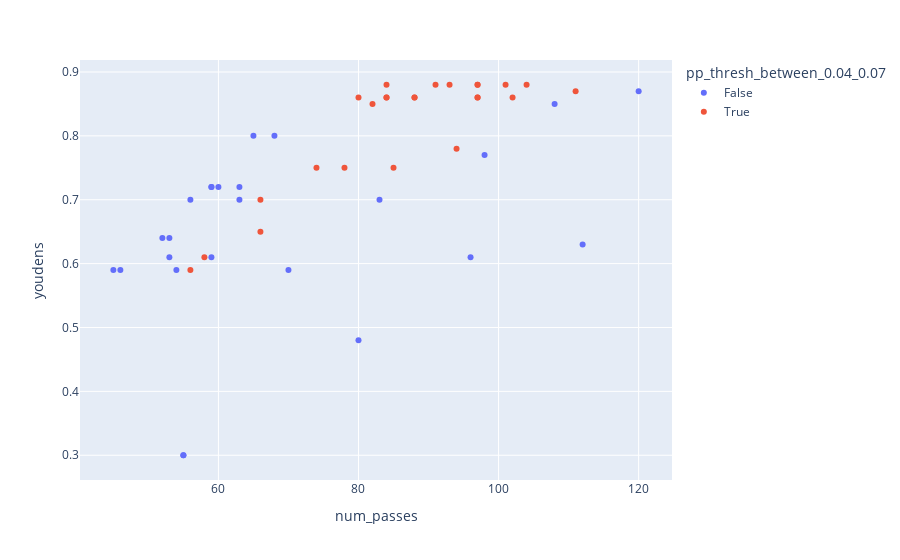

Notebook code cell kept with this figure:
### Code cell
px.scatter(ndf, x="num_passes", y="youdens", color="pp_thresh_between_0.04_0.07")

### Figure 1 — Plotly figure (JSON) as saved in the notebook; plotly's stock layout.template omitted (floating-point values rounded to 4 significant figures)
{"data": [{"hovertemplate": "pp_thresh_between_0.04_0.07=False<br>num_passes=%{x}<br>youdens=%{y}<extra></extra>", "legendgroup": "False", "marker": {"color": "#636efa", "symbol": "circle"}, "mode": "markers", "name": "False", "orientation": "v", "showlegend": true, "type": "scatter", "x": [45, 46, 52, 53, 53, 54, 55, 55, 56, 59, 59, 59, 60, 63, 63, 65, 68, 70, 80, 83, 96, 98, 108, 112, 120], "xaxis": "x", "y": [0.59, 0.59, 0.64, 0.64, 0.61, 0.59, 0.3, 0.3, 0.7, 0.72, 0.72, 0.61, 0.72, 0.7, 0.72, 0.8, 0.8, 0.59, 0.48, 0.7, 0.61, 0.77, 0.85, 0.63, 0.87], "yaxis": "y"}, {"hovertemplate": "pp_thresh_between_0.04_0.07=True<br>num_passes=%{x}<br>youdens=%{y}<extra></extra>", "legendgroup": "True", "marker": {"color": "#EF553B", "symbol": "circle"}, "mode": "markers", "name": "True", "orientation": "v", "showlegend": true, "type": "scatter", "x": [56, 58, 66, 66, 74, 78, 80, 82, 84, 84, 84, 85, 88, 88, 91, 93, 94, 97, 97, 97, 97, 101, 102, 104, 111], "xaxis": "x", "y": [0.59, 0.61, 0.65, 0.7, 0.75, 0.75, 0.86, 0.85, 0.88, 0.86, 0.86, 0.75, 0.86, 0.86, 0.88, 0.88, 0.78, 0.86, 0.88, 0.88, 0.86, 0.88, 0.86, 0.88, 0.87], "yaxis": "y"}], "layout": {"legend": {"title": {"text": "pp_thresh_between_0.04_0.07"}, "tracegroupgap": 0}, "margin": {"t": 60}, "xaxis": {"anchor": "y", "domain": [0, 1], "title": {"text": "num_passes"}}, "yaxis": {"anchor": "x", "domain": [0, 1], "title": {"text": "youdens"}}}}
